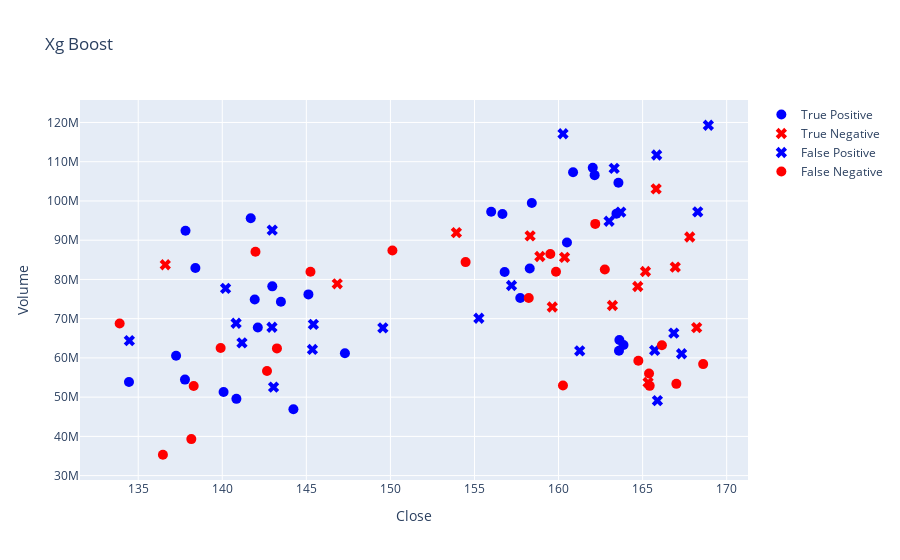

Notebook code for this chart:
### Code cell
xg_boost(
    df_train_val,
    X_validation,
    y_validation,
    df_evaluation_val,
    df_confusion_val,
    draw_plot=True,
)
